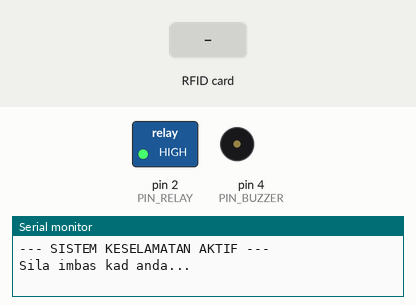
A sketch run on a simulated Arduino Uno, built with avr-gcc and run on an emulated ATmega328P. Parts: switched loads named in the sketch (green lamp = pin HIGH), buzzer (waves = sounding, pin HIGH), the last lines printed to the serial monitor. Inputs (shaded band) come from the test bench. Pins used as bus, display or sensor lines are not drawn.

Above: at 1.2 s.
1.3 s: RFID card 5E 7A 19 C4 held to the reader
At 1.38 s:
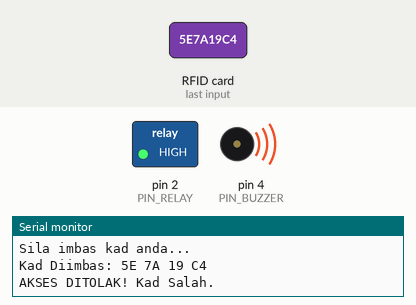
4.3 s: RFID card 96 18 A8 20 held to the reader
At 5.1 s:
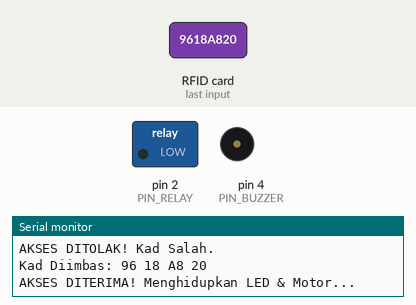
Timing chart, 0 to 10.8 s (numbered marks = the images above; inputs shaded):
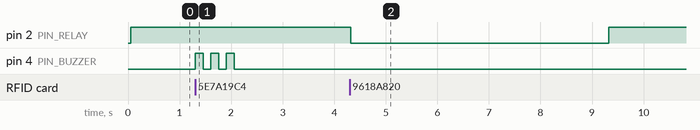

Measured:
- after the input at 1.3 s, pin 4 (PIN_BUZZER): alternates HIGH for 0.15 s and LOW for 0.15 s, 6 changes in all, then stays LOW, starting at once
- after the input at 4.3 s, pin 2 (PIN_RELAY): HIGH → LOW at once, → HIGH 5.0 s later

The sketch:

SmartCard.ino
```cpp
#include <SPI.h>
#include <MFRC522.h>

// Definisi Pin
#define SS_PIN 10
#define RST_PIN 9
#define PIN_RELAY 2    // Sambung ke terminal IN/Signal relay
#define PIN_BUZZER 4   // Sambung ke terminal I/O buzzer

MFRC522 rfid(SS_PIN, RST_PIN);

// ID Kad anda yang telah dikesan
String idKadSah = "96 18 A8 20";

void setup() {
  Serial.begin(9600);
  SPI.begin();
  rfid.PCD_Init();

  pinMode(PIN_RELAY, OUTPUT);
  pinMode(PIN_BUZZER, OUTPUT);

  // Keadaan awal: Relay OFF (HIGH), Buzzer OFF (LOW)
  digitalWrite(PIN_RELAY, HIGH);
  digitalWrite(PIN_BUZZER, LOW);

  Serial.println("--- SISTEM KESELAMATAN AKTIF ---");
  Serial.println("Sila imbas kad anda...");
}

void loop() {
  // Semak jika ada kad baru
  if ( ! rfid.PICC_IsNewCardPresent()) return;
  if ( ! rfid.PICC_ReadCardSerial()) return;

  // Membaca UID kad
  String uidDikesan = "";
  for (byte i = 0; i < rfid.uid.size; i++) {
    uidDikesan.concat(String(rfid.uid.uidByte[i] < 0x10 ? " 0" : " "));
    uidDikesan.concat(String(rfid.uid.uidByte[i], HEX));
  }
  uidDikesan.toUpperCase();
  String idFinal = uidDikesan.substring(1); // Buang ruang kosong pertama

  Serial.print("Kad Diimbas: ");
  Serial.println(idFinal);

  // Semak ID Kad
  if (idFinal == idKadSah) {
    Serial.println("AKSES DITERIMA! Menghidupkan LED & Motor...");

    digitalWrite(PIN_RELAY, LOW);  // Hidupkan litar (Relay ON)
    digitalWrite(PIN_BUZZER, LOW);

    delay(5000); // Lampu & Kipas hidup selama 5 saat

    digitalWrite(PIN_RELAY, HIGH); // Matikan litar (Relay OFF)
    Serial.println("Sistem dikunci semula.");
  }
  else {
    Serial.println("AKSES DITOLAK! Kad Salah.");

    // Bunyi bip amaran 3 kali
    for(int i=0; i<3; i++) {
      digitalWrite(PIN_BUZZER, HIGH);
      delay(150);
      digitalWrite(PIN_BUZZER, LOW);
      delay(150);
    }
  }

  rfid.PICC_HaltA();
  rfid.PCD_StopCrypto1();
}
```
